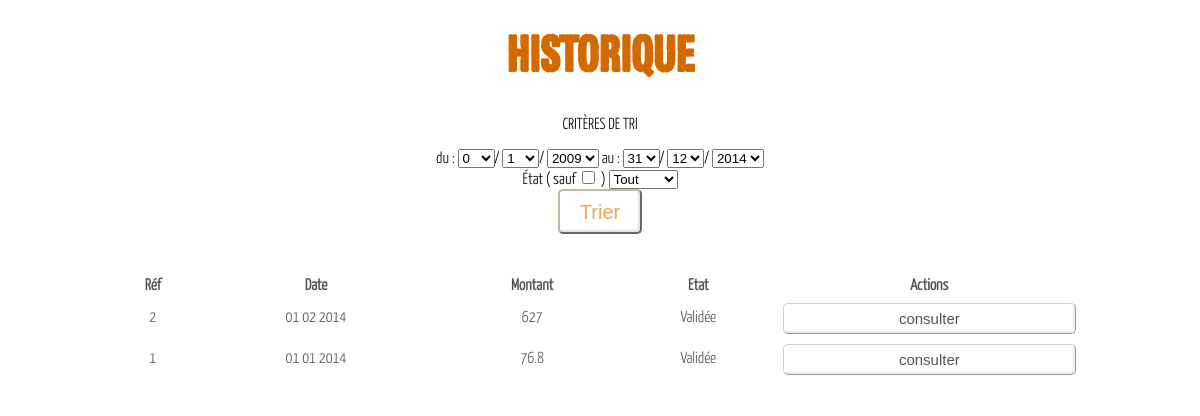
Page /mesCommandes.php (signed in) on the committed database.
### tables this page shows
CREATE TABLE `Commandes` (
  `refCom` int(11) NOT NULL AUTO_INCREMENT,
  `refClient` int(11) DEFAULT NULL,
  `dateCom` date NOT NULL,
  `valide` tinyint(1) DEFAULT NULL,
  `note` text,
  PRIMARY KEY (`refCom`)
);

### ClassPHP/cone.class.php (called while the page is built)
<?php
class con {
  function _demander($requete, $args) {
    $n = "root";
    $p = "nono/44+";
    try {
      $bdd = new PDO('mysql:host=localhost;dbname=easyOrder', $n, $p);
      $resultat=$bdd->prepare($requete);
      $resultat->execute($args);
      $retour = array();
      while ($ligne=$resultat->fetch() ) {
	array_push($retour, $ligne);
      }
      if (isset($retour)) return $retour;
    } catch (PDOException $e) {
      echo "Erreur : ".$e->getMessage();
      return 0;
    }
    return 0;
  }
}
?>

### mesCommandes.php (the view, shortened to what this page needs)
<?php
if ( isset($_POST['duAn'] ) ) {
  $tri[0] = $_POST['client'];
  $tri[1] = $_POST['duAn'].'-'.$_POST['duMois'].'-'.$_POST['duJour'];
  $tri[2] = $_POST['auAn'].'-'.$_POST['auMois'].'-'.$_POST['auJour'];
  $tri[3] = $_POST['sauf'];
  $tri[4] = $_POST['etat'];
} else {
  $tri[0] = (date("Y")-5).'-1-0';
  $tri[1] = date("Y").'-12-31';
  $tri[2] = '';
  $tri[3] = '9';
}
require "./ClassPHP/cone.class.php";
$con = new con();
?>
<!DOCTYPE html>
<html>
<head>
<link rel="stylesheet" type="text/css" href="./CSS/style.css" >
</head>
<body>
<h1>HISTORIQUE</h1>
<div class="tri">
<p>CRITÈRES DE TRI</p>
<form id="tri" method="post" action="" >
  du :
  <select name="duJour">
  <?php for ($i=0; $i<=31; $i++) {
          if ( $i === $_POST['duJour'] ) echo "<option selected>$i</option>";
          else echo "<option>$i</option>";
        }?>
  </select>/
  <select name="duMois">
  <?php for ($i=1; $i<=12; $i++) {
          if ( $i == $_POST['duMois'] ) echo "<option selected>$i</option>";
          else echo "<option>$i</option>";
        }?>
  </select>/
  <select name="duAn">
  <?php for ($i=date("Y")-5; $i<date("Y"); $i++) {
          if ( $i == $_POST['duAn'] ) echo "<option selected>$i</option>";
          else echo "<option>$i</option>";
        }?>
  </select>
  au :
  <select name="auJour">
  <?php for ($i=31; $i>=0; $i--) {
          if ( $i === $_POST['auJour'] ) echo "<option selected>$i</option>";
          else echo "<option>$i</option>";
        }?>
  </select>/
  <select name="auMois">
  <?php for ($i=12; $i>=1; $i--) {
          if ( $i == $_POST['auMois'] ) echo "<option selected>$i</option>";
          else echo "<option>$i</option>";
        }?>
  </select>/
  <select name="auAn">
  <?php for ($i=date("Y"); $i>date("Y")-5; $i--) {
          if ( $i == $_POST['auAn'] ) echo "<option selected>$i</option>";
          else echo "<option>$i</option>";
        }?>
  </select>
<br />
  État ( sauf <input type="checkbox" name="sauf"
<?php if ($tri[3] == 'on') echo 'checked="checked" '; ?> /> )
  <select name="etat" >
    <option value="9" >Tout</option>
  </select>
<br />
  <input class="bigbutton" type="submit" name="trier" value="Trier" />
</form>
</div>
<br />
<div class="largeblock" >
<table>
  <tr>
    <th>Réf</th>
    <th>Date</th>
    <th>Montant</th>
    <th>Etat</th>
    <th>Actions</th>
  </tr>
<?php
$req  = 'SELECT Commandes.refCom ref, nomClient client, ';
$req .= 'date_format(dateCom, "%d %m %Y") date, ';
$req .= 'sum(quantite*puRemise) montant, Commandes.valide ';
$req .= 'FROM Commandes, Clients, Lignesco ';
$req .= 'WHERE ';
$req .= 'Commandes.refCom = Lignesco.refCom AND ';
$req .= 'Commandes.refClient = Clients.refClient AND ';
$req .= 'Clients.refClient = :rc ';
$req .= 'AND dateCom between :du and :au ';
$req .= 'GROUP BY Commandes.refCom ';
$req .= 'ORDER BY Commandes.refCom DESC';
$arg  = array('du' => $tri[0],
              'au' => $tri[1],
              'rc' => $_SESSION['refClient']
             );
$resultat  = $con->_demander($req, $arg);
foreach ($resultat as $donnees) {
  echo '<tr>';
  echo '<td>'.$donnees['ref'].'</td>';
  echo '<td>'.$donnees['date'].'</td>';
  echo '<td>'.($donnees['montant']/100.0).'</td>';
  echo '<td>';
  switch($donnees['valide']) {
  case 1: echo 'Validée'; break;
  }
    echo '</td>';
  echo '<form method="post" action="consulterCommandes.php" >';
  echo '<td>';
  echo '<input class="consult smallbutton" type="submit"
    name="submit" value="consulter"';
  echo '</td>';
  echo '</form>';
  echo '</tr>';
}
?>
</table>
</div>
</body>
</html>

### CSS/style.css (style rules this page uses)
body { margin: 0 0 0 0; font-family: "standard"; }
h1 { text-align: center; color: #d26a00; font-size: 50px; font-family: "titre"; }
.largeblock { opacity:0.67; background-color: white; width: 970px; margin-left: auto; margin-right: auto; padding-top: 20px; text-align: center; padding-bottom: 10px; margin-bottom: 100px; }
.largeblock table { width: 100%; }
.largeblock input { width: 96%; }
.bigbutton { background-color: white; font-size :20px; height: 45px; color: #f4a453; padding: 10px 20px; border-color: #c2b8a6; box-shadow: -2px -2px 1px #e2e3e3 inset; border-radius: 5px; text-align: center; }
.tri { width: 50%; text-align: center; margin: 0 auto; }
.smallbutton { background-color: white; border-color: #C2B8A6; border-width: 1px; box-shadow: -2px -2px 1px #E2E3E3 inset; border-radius: 5px; padding: 6px; font-size: 15px; margin-top: 6px; }

### rows in the picture
commandes: refCom "2", date "01 02 2014", montant "627", valide "Validée"
commandes: refCom "1", date "01 01 2014", montant "76.8", valide "Validée"

### other values in the picture
form field duJour "0"
form field duMois "1"
form field duAn "2009"
form field auJour "31"
form field auMois "12"
form field auAn "2014"
